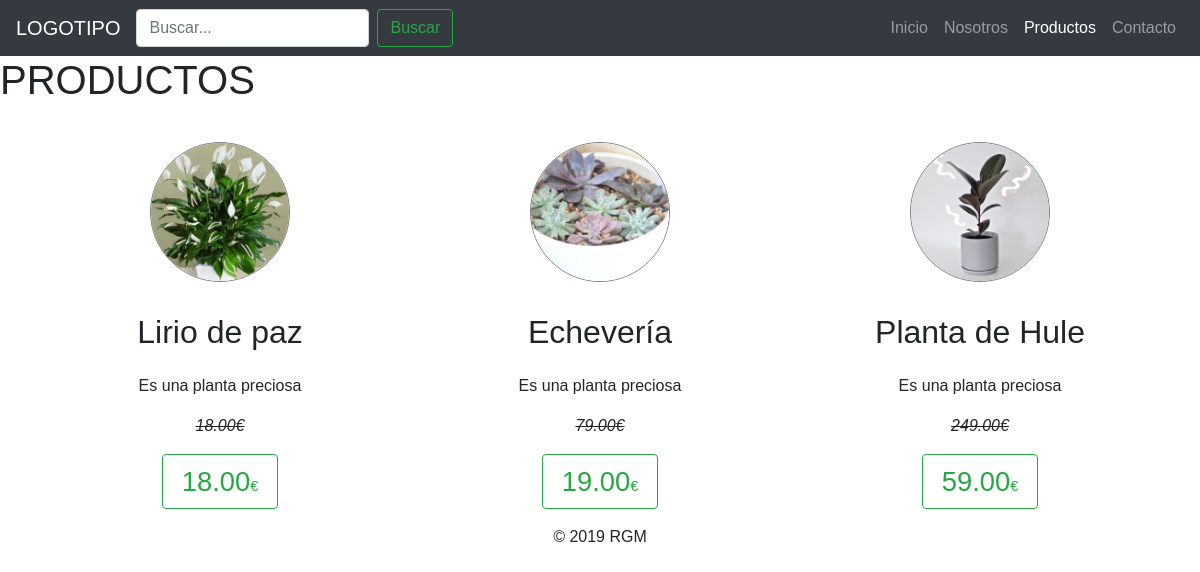
The page /productos.php on the database its author committed.
### tables this page shows
CREATE TABLE IF NOT EXISTS `ofertas` (
  `sku` int(11) DEFAULT NULL,
  `nombre` varchar(255) DEFAULT NULL,
  `introDescripcion` varchar(255) DEFAULT NULL,
  `descripcion` varchar(255) DEFAULT NULL,
  `img` varchar(255) DEFAULT NULL,
  `precio` decimal(10,2) DEFAULT NULL,
  `precioOferta` decimal(10,2) DEFAULT NULL,
  `moneda` varchar(32) DEFAULT NULL
);

### database.php (called while the page is built)
<?php
try{
    $db = new PDO("mysql:host=localhost;dbname=marketpro;", "root", "root");
}catch(Exception $e){
    print($e);
    exit;
}
try{
    $resultado = $db->query("select * from ofertas order by sku");
}catch(Exception $e){
    print($e);
    exit;
}
$ofertas = $resultado->fetchAll(PDO::FETCH_ASSOC);
?>

### assets/inc/funciones.php (the view, shortened to what this page needs)
<?php
include_once("database.php");
function pro_productos($ofertas){
  $out = "\r\n";
  for($i = 0; $i < 3; $i++){
    $out .= '
      <div class="col-lg-4 pro-portada">
        <img class="rounded-circle" src="./assets/images/'.$ofertas[$i]['img'].'" alt="" width="140" height="140">
        <h2>'.$ofertas[$i]['nombre'].'</h2>
        <p>'.$ofertas[$i]['descripcion'].'</p>
        <p class="precio-anterior">'.$ofertas[$i]['precio'].'&euro;</p>
        <p></p>
        <p><a href="'.$i.'-oferta-especial"><button type="button" class="btn btn-outline-success"><span class="precio-oferta">'.$ofertas[$i]['precioOferta'].'</span>€</button></a></p>
      </div>
    ' . "\r\n";
  }
  return $out;
}
?>

### assets/css/style.css (style rules this page uses)
body { margin-top: 56px; font-family: "poppins", "arial", sans-serif; }
.pro-portada { text-align: center; }
.pro-portada h2 { margin-bottom: .7em }
.pro-portada img { border: 1px solid grey; margin: 1.9em auto; }
.pro-portada p span.precio-oferta { font-size: 1.9em; }
.pro-portada p.precio-anterior { font-style: italic; text-decoration: line-through; margin-bottom: 0; }
.pro-portada p button { font-size: .9em; display: inline-block; width: 8em; }

### rows shown on the page
ofertas: img (picture), nombre "Lirio de paz", descripcion "Es una planta preciosa", precio "18.00", precioOferta "18.00"
ofertas: img (picture), nombre "Echevería", descripcion "Es una planta preciosa", precio "79.00", precioOferta "19.00"
ofertas: img (picture), nombre "Planta de Hule", descripcion "Es una planta preciosa", precio "249.00", precioOferta "59.00"
